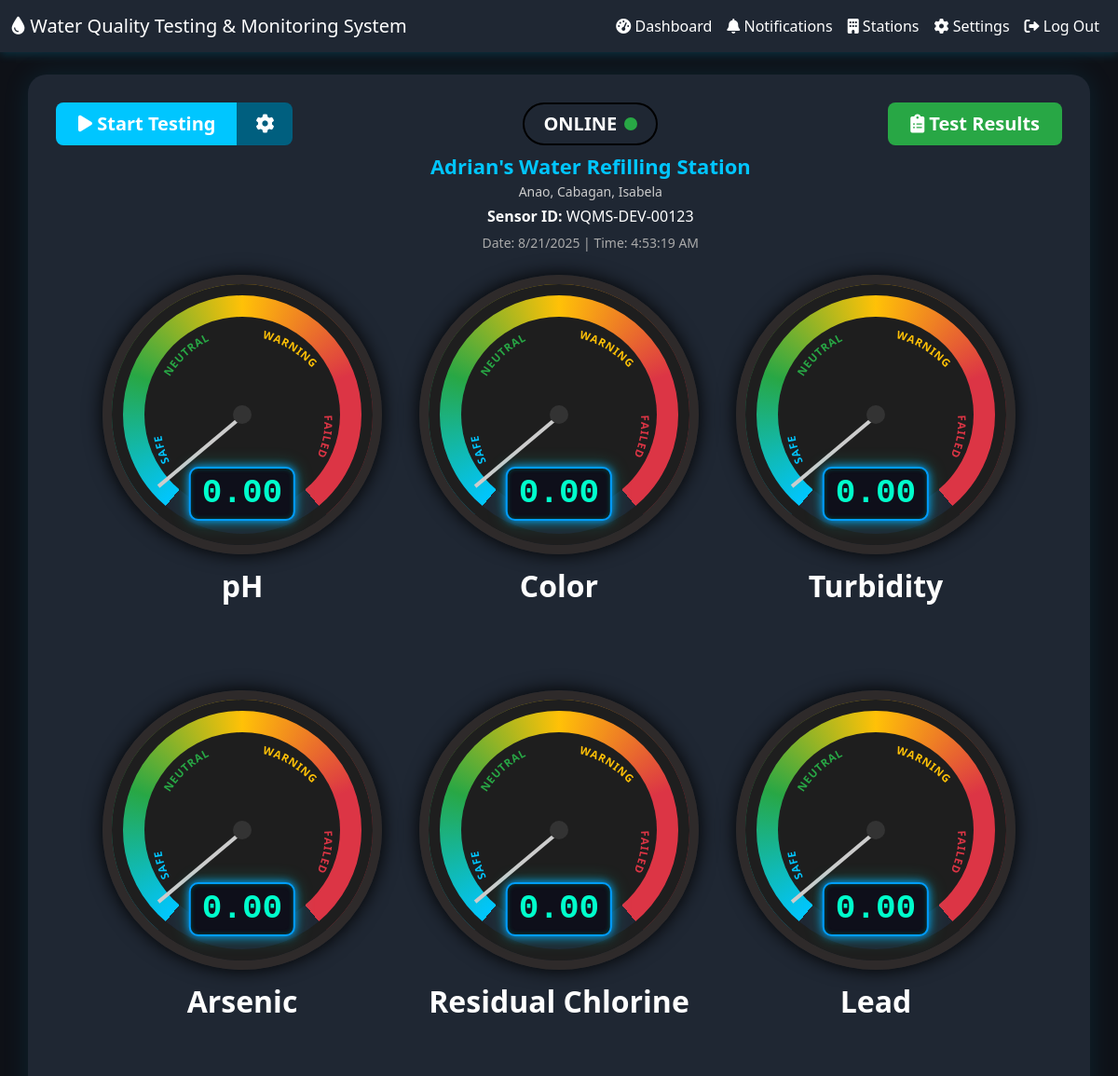
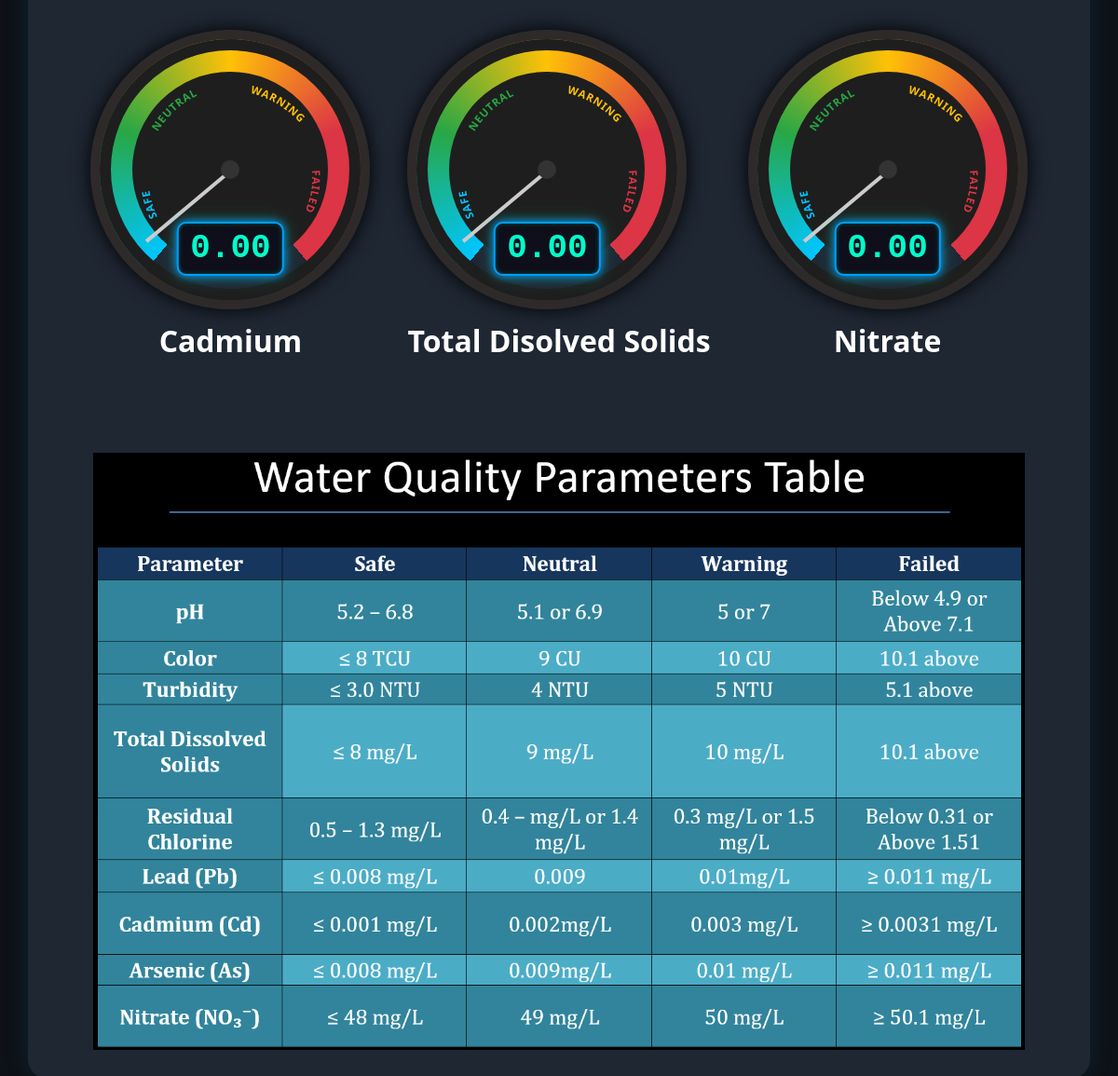
Screenshot of /water-quality-monitoring-system/pages/dashboard.php?station_id=9 with the database file from the repository (2 pictures, top to bottom).
### tables this page shows
CREATE TABLE `refilling_stations` (
  `id` int(11) NOT NULL,
  `name` varchar(100) DEFAULT NULL,
  `location` varchar(100) DEFAULT NULL,
  `device_sensor_id` varchar(255) NOT NULL
);

### water-quality-monitoring-system/pages/dashboard.php (the view, shortened to what this page needs)
<?php
include("../includes/db.php");
$station_id = isset($_GET['station_id']) ? (int)$_GET['station_id'] : null;
$station = null;
if ($station_id) {
  $sql = "SELECT * FROM refilling_stations WHERE id = ?";
  $stmt = $conn->prepare($sql);
  $stmt->bind_param("i", $station_id);
  $stmt->execute();
  $result = $stmt->get_result();
  $station = $result->fetch_assoc();
}
?>
<!DOCTYPE html>
<html lang="en">
<head>
  <link href="https://cdn.jsdelivr.net/npm/bootstrap@5.3.0/dist/css/bootstrap.min.css" rel="stylesheet" />
  <link rel="stylesheet" href="https://cdnjs.cloudflare.com/ajax/libs/font-awesome/6.0.0/css/all.min.css" />
</head>
<body>
  <nav class="navbar navbar-expand-lg">
    <div class="container-fluid">
      <a class="navbar-brand" href="#"><i class="fas fa-tint"></i> Water Quality Testing & Monitoring System</a>
      <div class="collapse navbar-collapse" id="navbarNav">
        <ul class="navbar-nav ms-auto">
          <li class="nav-item"><a class="nav-link" href="dashboard.php"><i class="fas fa-tachometer-alt"></i> Dashboard</a></li>
          <li class="nav-item"><a class="nav-link" href="notifications.php"><i class="fas fa-bell"></i> Notifications</a></li>
          <li class="nav-item"><a class="nav-link" href="stations.php"><i class="fas fa-building"></i> Stations</a></li>
          <li class="nav-item"><a class="nav-link" href="settings.php"><i class="fas fa-cog"></i> Settings</a></li>
          <li class="nav-item"><a class="nav-link" href="login.php"><i class="fas fa-sign-out-alt"></i> Log Out</a></li>
        </ul>
      </div>
    </div>
  </nav>
  <div class="container mt-4">
    <div class="header-bar d-flex justify-content-between align-items-start flex-wrap mb-4">
      <div class="btn-group">
        <button id="startBtn" class="btn btn-primary btn-lg px-4" style="background:#00c6ff; border:none; font-weight:bold;">
          <i class="fas fa-play"></i> Start Testing
        </button>
        <button id="openSettingsBtn" class="btn btn-secondary btn-lg btn-gear" style="background:#005f7f; border:none;"
                data-bs-toggle="modal" data-bs-target="#settingsModal" title="Auto Test Settings">
          <i class="fas fa-cog"></i>
        </button>
      </div>
      <div class="middle text-center mx-auto">
        <?php if ($station): ?>
          <div class="status-label status-online">ONLINE <span class="status-dot"></span></div>
          <div class="station-name"><?= htmlspecialchars($station['name']) ?></div>
          <div class="station-address"><?= htmlspecialchars($station['location']) ?></div>
          <div class="sensor-id"><p><strong>Sensor ID:</strong> <?= htmlspecialchars($station['device_sensor_id']) ?></p></div>
        <?php endif; ?>
        <div class="timestamp">Date: <span id="date"></span> | Time: <span id="time"></span></div>
      </div>
      <button class="btn btn-success btn-lg px-4" data-bs-toggle="modal" data-bs-target="#resultsModal" style="background:#28a745; border:none; font-weight:bold;">
        <i class="fas fa-clipboard-list"></i> Test Results
      </button>
    </div>
    <div class="d-flex flex-wrap justify-content-center text-center" style="gap: 40px;">
      <?php
        $parameters = ['pH', 'Color', 'Turbidity', 'Arsenic', 'Residual Chlorine', 'Lead', 'Cadmium', 'Total Disolved Solids', 'Nitrate'];
        foreach ($parameters as $param):
          $id = strtolower(str_replace(' ', '-', $param));
      ?>
      <div class="mb-5">
        <div class="gauge">
          <div class="needle" id="needle-<?= $id ?>"></div>
          <div class="center-dot"></div>
          <div class="lcd-display" id="<?= $id ?>-value">0.00</div>
          <svg class="status-svg" viewBox="0 0 350 350">
            <defs>
              <path id="arc-safe-<?= $id ?>" d="M 75 230 A 125 125 0 0 1 140 60" />
              <path id="arc-neutral-<?= $id ?>" d="M 75 120 A 125 125 0 0 1 180 60" />
              <path id="arc-warning-<?= $id ?>" d="M 195 70 A 125 125 0 0 1 280 140" />
              <path id="arc-fail-<?= $id ?>" d="M 275 170 A 100 100 0 0 1 255 240" />
            </defs>
            <text class="arc-text safe-text"><textPath href="#arc-safe-<?= $id ?>">SAFE</textPath></text>
            <text class="arc-text neutral-text"><textPath href="#arc-neutral-<?= $id ?>">NEUTRAL</textPath></text>
            <text class="arc-text warning-text"><textPath href="#arc-warning-<?= $id ?>">WARNING</textPath></text>
            <text class="arc-text fail-text"><textPath href="#arc-fail-<?= $id ?>">FAILED</textPath></text>
          </svg>
        </div>
        <div class="gauge-label"><?= htmlspecialchars($param) ?></div>
      </div>
      <?php endforeach; ?>
    </div>
    <div class="text-center mt-5">
      <img src="parameters.png" alt="Water Quality Parameters" class="img-fluid" style="max-width: 1000px;">
    </div>
  </div>
</body>
</html>

### water-quality-monitoring-system/pages/dashboard.php (style rules this page uses)
body { background: #0e1117; font-family: 'Segoe UI', sans-serif; color: #fff; }
.navbar { background-color: #1f2733; box-shadow: 0 2px 10px rgba(0, 198, 255, 0.2); }
.navbar-brand, .nav-link, .btn { color: #fff; }
.container { background: #1f2733; border-radius: 20px; padding: 30px; margin-top: 30px; box-shadow: 0 0 30px rgba(0, 198, 255, 0.1); }
.header-bar { gap: 16px; }
.header-bar .middle { flex: 1 1 520px; min-width: 320px; }
.header-bar .btn { white-space: nowrap; }
.btn-gear { width: 60px; }
.station-name { font-size: 22px; font-weight: bold; color: #00c6ff; text-align: center; }
.station-address { font-size: 14px; color: #ccc; text-align: center; margin-bottom: 4px; }
.sensor-id { text-align: center; }
.sensor-id p { margin: 0; }
.timestamp { text-align: center; font-size: 14px; color: #aaa; margin-top: 6px; }
.status-label { display: inline-flex; align-items: center; justify-content: center; gap: 8px; font-size: 20px; font-weight: bold; margin: 0 auto 6px auto; padding: 6px 20px; border: 2px solid black; border-radius: 30px; background: transparent; color: white; }
.status-dot { display: inline-block; width: 14px; height: 14px; border-radius: 50%; }
.status-online .status-dot { background: #28a745; }
.gauge { position: relative; width: 300px; height: 300px; border-radius: 50%; background: conic-gradient( from 220deg, #00c6ff 0deg, #28a745 70deg, #ffc107 140deg, #dc3545 210deg, #dc3545 280deg, transparent 280deg, transparent 360deg ); border: 10px solid rgb(46, 42, 42); box-shadow: inset 0 0 10px #000, 0 0 20px #000; }
.gauge::after { content: ""; position: absolute; top: 35px; left: 35px; right: 35px; bottom: 35px; background: #1e1e1e; border-radius: 50%; z-index: 1; }
.gauge::before { content: ""; position: absolute; top: 0; left: 0; right: 0; bottom: 0; border-radius: 50%; border: 12px solid #1e1e1e; z-index: 2; }
.needle { position: absolute; width: 4px; height: 120px; background: #ccc; bottom: 50%; left: 50%; transform-origin: bottom center; transform: rotate(-130deg); z-index: 2; }
.center-dot { position: absolute; width: 20px; height: 20px; background: #333; border-radius: 50%; top: 50%; left: 50%; transform: translate(-50%, -50%); z-index: 3; }
.lcd-display { position: absolute; top: 70%; left: 50%; transform: translateX(-50%); padding: 0 12px; background: #0E0F1A; color: #00FFCC; font-family: 'Courier New', monospace; font-size: 36px; font-weight: bold; border-radius: 10px; border: 2px solid rgb(0, 157, 255); box-shadow: 0 0 10px #00A3FF, inset 0 0 5px #004d40, 0 0 20px rgba(0, 255, 204, 0.3); z-index: 4; transition: all 0.4s ease-in-out; }
.status-svg { position: absolute; top: 0; left: 0; width: 290px; height: 290px; pointer-events: none; z-index: 4; }
.arc-text { font-size: 14px; font-weight: bold; letter-spacing: 1px; fill: white; }
.safe-text { fill: #00c6ff; }
.neutral-text { fill: #28a745; }
.warning-text { fill: #ffc107; }
.fail-text { fill: #dc3545; }
.gauge-label { margin-top: 10px; color: white; font-size: 32px; text-align: center; font-weight: bold; animation: glow 1s infinite alternate; }

### rows the page displays
refilling_stations: name "Adrian's Water Refilling Station", location "Anao, Cabagan, Isabela", device_sensor "WQMS-DEV-00123"

### other values shown
$param "pH"
$param "Color"
$param "Turbidity"
$param "Arsenic"
$param "Residual Chlorine"
$param "Lead"
$param "Cadmium"
$param "Total Disolved Solids"
$param "Nitrate"
